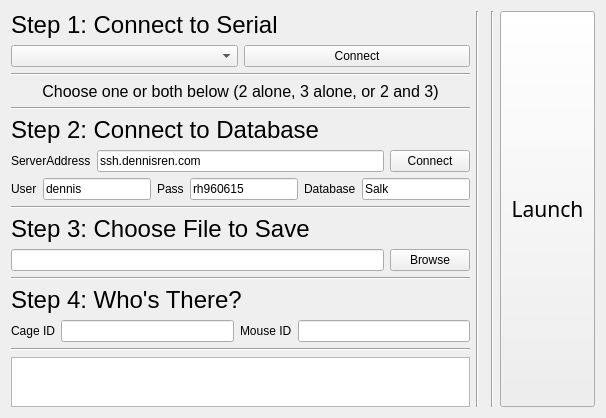
<?xml version="1.0" encoding="UTF-8"?>
<ui version="4.0">
 <class>Form</class>
 <widget class="QWidget" name="Form">
  <property name="geometry">
   <rect>
    <x>0</x>
    <y>0</y>
    <width>606</width>
    <height>413</height>
   </rect>
  </property>
  <property name="windowTitle">
   <string>Behavior Luncher</string>
  </property>
  <layout class="QGridLayout" name="gridLayout_2">
   <item row="0" column="1">
    <widget class="Line" name="line_5">
     <property name="orientation">
      <enum>Qt::Vertical</enum>
     </property>
    </widget>
   </item>
   <item row="0" column="0">
    <layout class="QGridLayout" name="gridLayout">
     <item row="13" column="0">
      <layout class="QHBoxLayout" name="horizontalLayout_15">
       <item>
        <widget class="QLabel" name="label_21">
         <property name="text">
          <string>Cage ID</string>
         </property>
        </widget>
       </item>
       <item>
        <widget class="QLineEdit" name="cageBox"/>
       </item>
       <item>
        <widget class="QLabel" name="label_22">
         <property name="text">
          <string>Mouse ID</string>
         </property>
        </widget>
       </item>
       <item>
        <widget class="QLineEdit" name="mouseBox"/>
       </item>
      </layout>
     </item>
     <item row="3" column="0">
      <widget class="QLabel" name="label_4">
       <property name="sizePolicy">
        <sizepolicy hsizetype="Preferred" vsizetype="Maximum">
         <horstretch>0</horstretch>
         <verstretch>0</verstretch>
        </sizepolicy>
       </property>
       <property name="font">
        <font>
         <pointsize>12</pointsize>
        </font>
       </property>
       <property name="text">
        <string>Choose one or both below (2 alone, 3 alone, or 2 and 3)</string>
       </property>
       <property name="alignment">
        <set>Qt::AlignCenter</set>
       </property>
      </widget>
     </item>
     <item row="5" column="0">
      <widget class="QLabel" name="stepTwo">
       <property name="font">
        <font>
         <pointsize>18</pointsize>
        </font>
       </property>
       <property name="text">
        <string>Step 2: Connect to Database</string>
       </property>
      </widget>
     </item>
     <item row="9" column="0">
      <widget class="QLabel" name="stepThree">
       <property name="font">
        <font>
         <pointsize>18</pointsize>
        </font>
       </property>
       <property name="text">
        <string>Step 3: Choose File to Save</string>
       </property>
      </widget>
     </item>
     <item row="0" column="0">
      <widget class="QLabel" name="stepOne">
       <property name="font">
        <font>
         <pointsize>18</pointsize>
        </font>
       </property>
       <property name="text">
        <string>Step 1: Connect to Serial</string>
       </property>
      </widget>
     </item>
     <item row="15" column="0">
      <widget class="QTextBrowser" name="textBrowser">
       <property name="sizePolicy">
        <sizepolicy hsizetype="Expanding" vsizetype="Preferred">
         <horstretch>0</horstretch>
         <verstretch>0</verstretch>
        </sizepolicy>
       </property>
       <property name="maximumSize">
        <size>
         <width>16777215</width>
         <height>50</height>
        </size>
       </property>
      </widget>
     </item>
     <item row="4" column="0">
      <widget class="Line" name="line_2">
       <property name="orientation">
        <enum>Qt::Horizontal</enum>
       </property>
      </widget>
     </item>
     <item row="2" column="0">
      <widget class="Line" name="line">
       <property name="orientation">
        <enum>Qt::Horizontal</enum>
       </property>
      </widget>
     </item>
     <item row="8" column="0">
      <widget class="Line" name="line_3">
       <property name="orientation">
        <enum>Qt::Horizontal</enum>
       </property>
      </widget>
     </item>
     <item row="14" column="0">
      <widget class="Line" name="line_4">
       <property name="orientation">
        <enum>Qt::Horizontal</enum>
       </property>
      </widget>
     </item>
     <item row="1" column="0">
      <layout class="QHBoxLayout" name="horizontalLayout">
       <item>
        <widget class="QComboBox" name="serialDrop"/>
       </item>
       <item>
        <widget class="QPushButton" name="serialButton">
         <property name="text">
          <string>Connect</string>
         </property>
        </widget>
       </item>
      </layout>
     </item>
     <item row="7" column="0">
      <layout class="QHBoxLayout" name="horizontalLayout_5">
       <item>
        <widget class="QLabel" name="label_6">
         <property name="text">
          <string>User</string>
         </property>
        </widget>
       </item>
       <item>
        <widget class="QLineEdit" name="userText">
         <property name="text">
          <string>dennis</string>
         </property>
        </widget>
       </item>
       <item>
        <widget class="QLabel" name="label_7">
         <property name="text">
          <string>Pass</string>
         </property>
        </widget>
       </item>
       <item>
        <widget class="QLineEdit" name="passText">
         <property name="text">
          <string>rh960615</string>
         </property>
        </widget>
       </item>
       <item>
        <widget class="QLabel" name="label_8">
         <property name="text">
          <string>Database</string>
         </property>
        </widget>
       </item>
       <item>
        <widget class="QLineEdit" name="dbText">
         <property name="text">
          <string>Salk</string>
         </property>
        </widget>
       </item>
      </layout>
     </item>
     <item row="10" column="0">
      <layout class="QHBoxLayout" name="horizontalLayout_3">
       <item>
        <widget class="QLineEdit" name="fileText"/>
       </item>
       <item>
        <widget class="QPushButton" name="fileButton">
         <property name="text">
          <string>Browse</string>
         </property>
        </widget>
       </item>
      </layout>
     </item>
     <item row="6" column="0">
      <layout class="QHBoxLayout" name="horizontalLayout_4">
       <item>
        <widget class="QLabel" name="label_5">
         <property name="text">
          <string>ServerAddress</string>
         </property>
        </widget>
       </item>
       <item>
        <widget class="QLineEdit" name="ipText">
         <property name="text">
          <string>ssh.dennisren.com</string>
         </property>
        </widget>
       </item>
       <item>
        <widget class="QPushButton" name="sqlButton">
         <property name="text">
          <string>Connect</string>
         </property>
        </widget>
       </item>
      </layout>
     </item>
     <item row="12" column="0">
      <widget class="QLabel" name="label">
       <property name="font">
        <font>
         <pointsize>18</pointsize>
        </font>
       </property>
       <property name="text">
        <string>Step 4: Who's There?</string>
       </property>
      </widget>
     </item>
     <item row="11" column="0">
      <widget class="Line" name="line_7">
       <property name="orientation">
        <enum>Qt::Horizontal</enum>
       </property>
      </widget>
     </item>
    </layout>
   </item>
   <item row="0" column="4">
    <widget class="QPushButton" name="lunchButton">
     <property name="sizePolicy">
      <sizepolicy hsizetype="MinimumExpanding" vsizetype="MinimumExpanding">
       <horstretch>0</horstretch>
       <verstretch>0</verstretch>
      </sizepolicy>
     </property>
     <property name="font">
      <font>
       <family>Copperplate Gothic Bold</family>
       <pointsize>16</pointsize>
      </font>
     </property>
     <property name="text">
      <string>Launch</string>
     </property>
     <property name="autoDefault">
      <bool>true</bool>
     </property>
     <property name="default">
      <bool>false</bool>
     </property>
    </widget>
   </item>
   <item row="0" column="2">
    <widget class="QWidget" name="settingsWidget" native="true"/>
   </item>
   <item row="0" column="3">
    <widget class="Line" name="line_6">
     <property name="orientation">
      <enum>Qt::Vertical</enum>
     </property>
    </widget>
   </item>
  </layout>
 </widget>
 <resources/>
 <connections/>
</ui>
